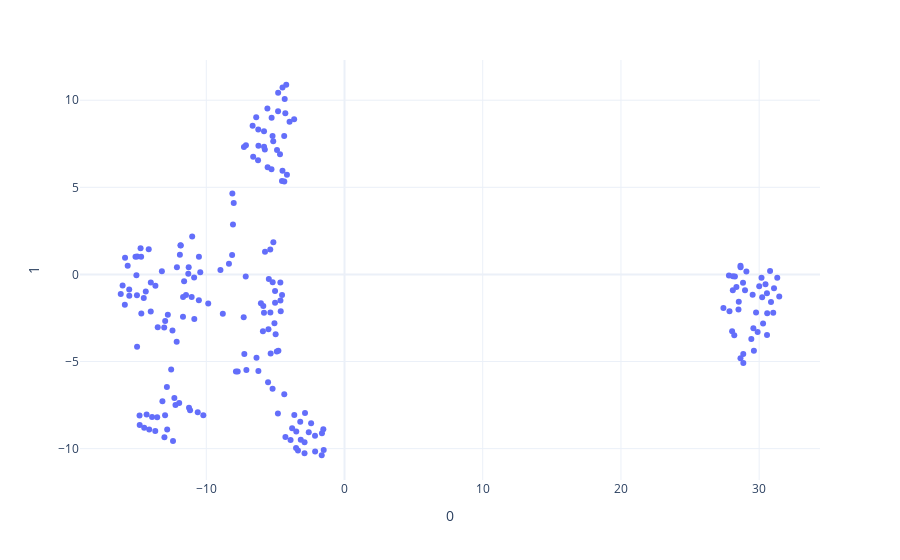

Notebook cell for this chart:
### Code cell
fig = px.scatter(
    tsne, 
    x=0,
    y=1,
    template='plotly_white',
)
fig.update_layout(
    xaxix_title=''
)
fig.show()

### Figure 1 — Plotly figure (JSON) as saved in the notebook; plotly's stock layout.template omitted (floating-point values rounded to 4 significant figures; data arrays with more than 128 entries replaced by an {"elided": "..."} marker saying what was removed)
{"data": [{"hovertemplate": "0=%{x}<br>1=%{y}<extra></extra>", "legendgroup": "", "marker": {"color": "#636efa", "symbol": "circle"}, "mode": "markers", "name": "", "orientation": "v", "showlegend": false, "type": "scatter", "x": {"elided": "200 float values"}, "xaxis": "x", "y": {"elided": "200 float values"}, "yaxis": "y"}], "layout": {"legend": {"tracegroupgap": 0}, "margin": {"t": 60}, "xaxis": {"anchor": "y", "domain": [0, 1], "title": {"text": "0"}}, "yaxis": {"anchor": "x", "domain": [0, 1], "title": {"text": "1"}}}}
